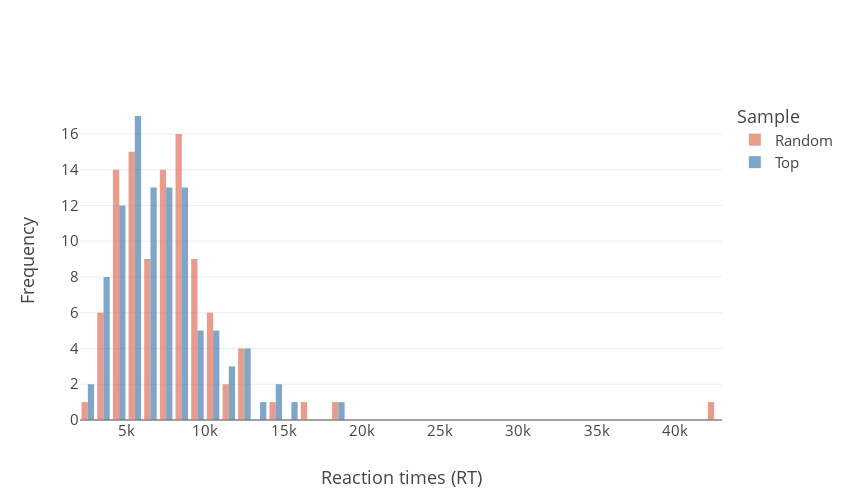

This figure's notebook cell:
### Code cell
x1      = dem_ran100.demographics_mean_reation_time_ms
x2      = dem_top100.demographics_mean_reation_time_ms
cols    = ['#2f547d', '#8B2252']
cols    = ['steelblue', 'orange']


def plot_demographics(x1,x2, x_label='Reaction times (RT)', y_label='Frequency', cols=['#E2725A', 'steelblue'], nmes=['Random', 'Top']):
    fig = go.Figure()
    for x, c, n in zip([x1,x2], cols, nmes):
        fig.add_trace(go.Histogram(x=x, histnorm='percent', marker_color=c, name=n, opacity=0.7))
    fig.update_layout(template='none', xaxis_title=x_label, yaxis_title=y_label, legend_title="Sample", font=dict(size=15), width=850, height=500)
    fig.show()


# D294AF, 79AEB2, E2725A
plot_demographics(x1,x2)
